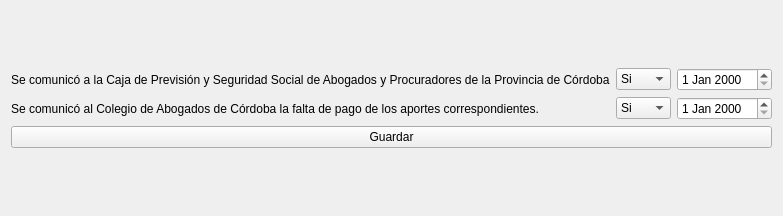
<?xml version="1.0" encoding="UTF-8"?>
<ui version="4.0">
 <class>Constancias</class>
 <widget class="QWidget" name="Constancias">
  <property name="geometry">
   <rect>
    <x>0</x>
    <y>0</y>
    <width>783</width>
    <height>216</height>
   </rect>
  </property>
  <property name="windowTitle">
   <string>CONSTANCIAS ADICIONALES</string>
  </property>
  <layout class="QGridLayout" name="gridLayout_2">
   <item row="0" column="0">
    <layout class="QGridLayout" name="gridLayout">
     <item row="0" column="0">
      <widget class="QLabel" name="label">
       <property name="text">
        <string>Se comunicó a la Caja de Previsión y Seguridad Social de Abogados y Procuradores de la Provincia de Córdoba</string>
       </property>
      </widget>
     </item>
     <item row="0" column="2">
      <widget class="QDateEdit" name="dateEdit"/>
     </item>
     <item row="0" column="1">
      <widget class="QComboBox" name="comboBox">
       <item>
        <property name="text">
         <string>Si</string>
        </property>
       </item>
       <item>
        <property name="text">
         <string>No</string>
        </property>
       </item>
      </widget>
     </item>
     <item row="1" column="2">
      <widget class="QDateEdit" name="dateEdit_2"/>
     </item>
     <item row="1" column="1">
      <widget class="QComboBox" name="comboBox_2">
       <item>
        <property name="text">
         <string>Si</string>
        </property>
       </item>
       <item>
        <property name="text">
         <string>No</string>
        </property>
       </item>
      </widget>
     </item>
     <item row="1" column="0">
      <widget class="QLabel" name="label_2">
       <property name="text">
        <string>Se comunicó al Colegio de Abogados de Córdoba la falta de pago de los aportes correspondientes.</string>
       </property>
      </widget>
     </item>
     <item row="2" column="0" colspan="3">
      <widget class="QPushButton" name="pbGuardar">
       <property name="text">
        <string>Guardar</string>
       </property>
      </widget>
     </item>
    </layout>
   </item>
  </layout>
 </widget>
 <resources/>
 <connections/>
</ui>
